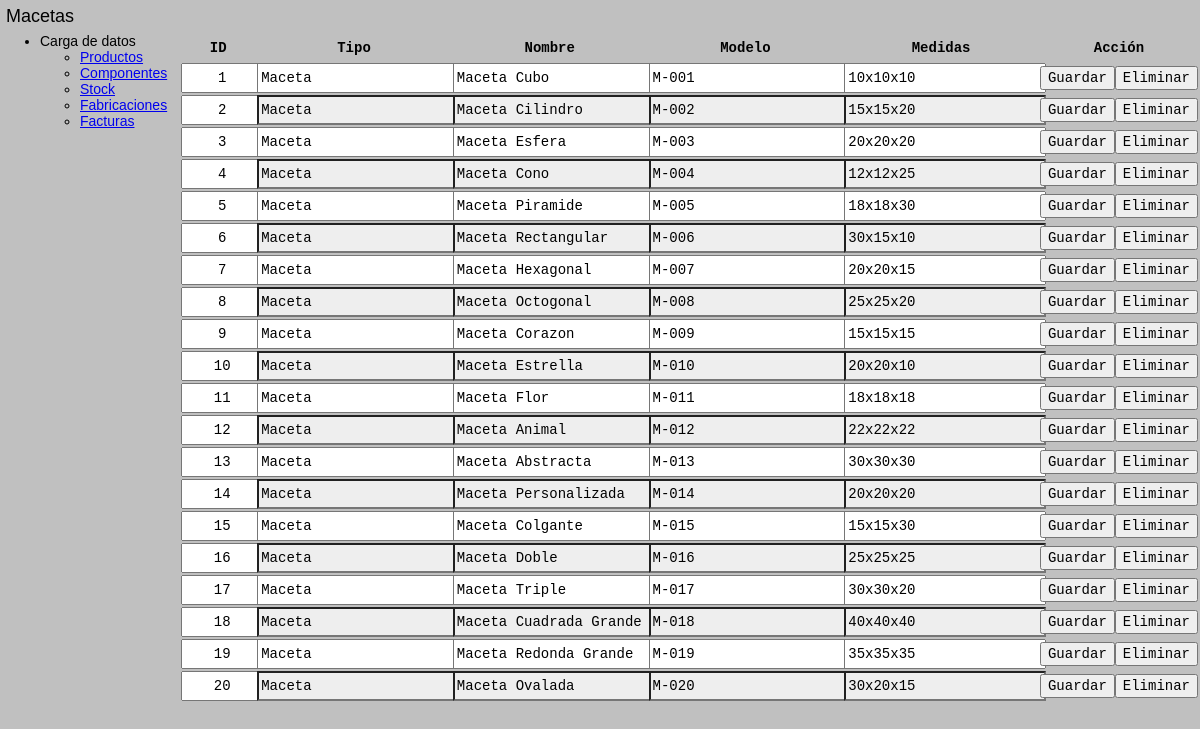
The app's page /productos/, older data.
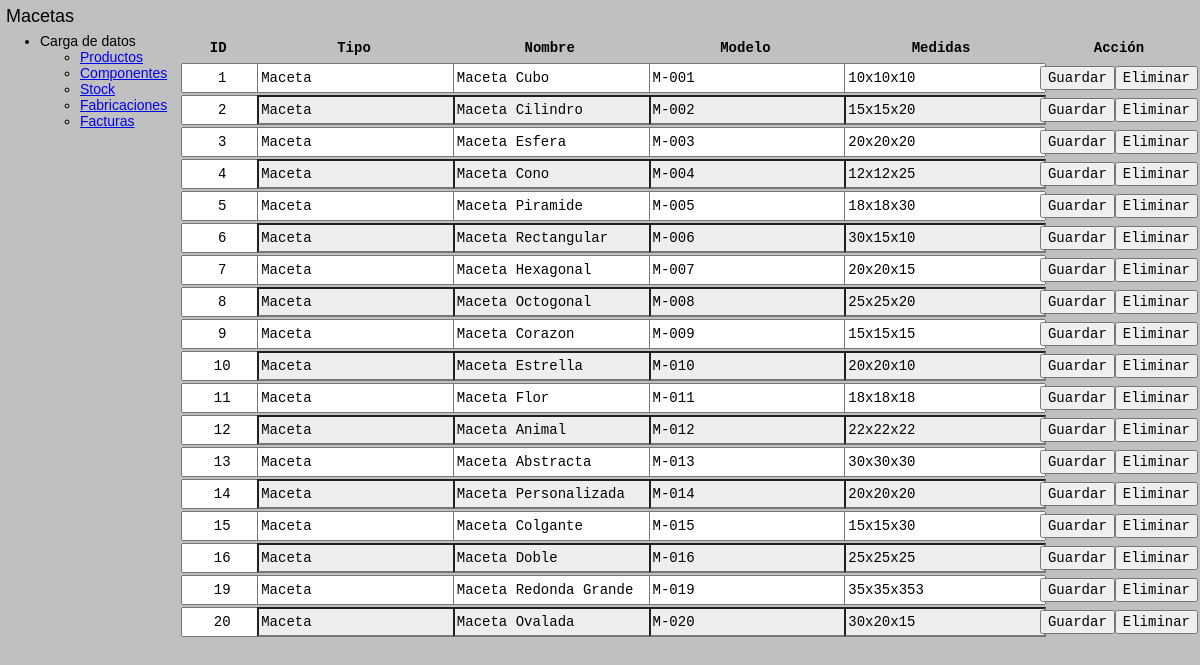
The same page, newer data.
### tables this page shows
CREATE TABLE productos (
    id INTEGER PRIMARY KEY AUTOINCREMENT,
    tipo TEXT NOT NULL,
    nombre TEXT NOT NULL,
    modelo TEXT NOT NULL,
    medidas TEXT NOT NULL,
    habilitado INTEGER NOT NULL DEFAULT 1
);

### app.py (the view)
@APP.route('/productos/', methods=['GET'])
def Productos_Consultar():
    return render_template('/productos.html')

### app.py (called while the page is built)
def Get_DB():
    DB = getattr(g, '_database', None)
    if DB is None:
        DB = g._database = sqlite3.connect(DATABASE)
    return DB

@APP.teardown_appcontext
def Close_DB(exception):
    DB = getattr(g, '_database', None)
    if DB is not None:
        DB.close()

@APP.context_processor
def Inyectar_Productos():
    Productos = fun.Productos(Get_DB())
    return dict(
        productosLista = Productos.Consultar(),
        productosTipos = Productos.Consultar_Tipos()
    )

### funciones.py (called while the page is built)
    def Consultar(self):
        return self.DB.execute('SELECT * FROM productos WHERE habilitado != 0').fetchall()

    def Consultar_Tipos(self):
        return self.DB.execute('SELECT DISTINCT tipo FROM productos WHERE habilitado != 0').fetchall()

### templates/productos.html (shortened to what this page needs)
<!DOCTYPE html>
<html lang='en'>
<head>
    <link rel="stylesheet" href="https://unpkg.com/98.css">
    <link rel='stylesheet' href='{{url_for('static', filename='styles.css')}}'>
</head>
<body>
    <div class="window">
        {% include 'header.html' %}
        <div class="window-body" id="container">
            <div id="aside">
                {% include 'nav.html' %}
            </div>
            <div id="main">
                {% if productosLista %}
                    <div class="sunken-panel">
                        <table class="interactive">
                            <thead>
                                <th class="primerColumna">ID</th>
                                <th>Tipo</th>
                                <th>Nombre</th>
                                <th>Modelo</th>
                                <th>Medidas</th>
                                <th class="ultimaColumna">Acción</th>
                            </thead>
                            {% for producto in productosLista %}
                                <tr>
                                    <form action="/productos/modificar" method="post">
                                        <td class="primerColumna">
                                            <input type="text" name="id_modificar" value="{{producto[0]}}" readonly required>
                                        </td>
                                        <td>
                                            <input type="text" name="tipo_modificar" value="{{producto[1]}}" required>
                                        </td>
                                        <td>
                                            <input type="text" name="nombre_modificar" value="{{producto[2]}}" required>
                                        </td>
                                        <td>
                                            <input type="text" name="modelo_modificar" value="{{producto[3]}}" required>
                                        </td>
                                        <td>
                                            <input type="text" name="medidas_modificar" value="{{producto[4]}}" required>
                                        </td>
                                        <td class="ultimaColumna">
                                            <div>
                                                <input type="submit" value="Guardar">
                                                <form method="post">
                                                    <input type="submit" formaction="/productos/eliminar" value="Eliminar">
                                                </form>
                                            </div>
                                        </td>
                                    </form>
                                </tr>
                            {% endfor %}
                        </table>
                    </div>
                {% endif %}
            </div>
        </div>
    </div>
</body>
</html>

### templates/header.html
<div class="title-bar">
    <div class="title-bar-text">
        <a href="/" style="text-decoration: inherit; color: inherit; font-size: 1.5rem;">Macetas</a>
    </div>
</div>

### templates/nav.html
<ul class="tree-view" id="nav">
    <li>
        Carga de datos
        <ul>
            <li><a href="/productos/">Productos</a></li>
            <li><a href="/componentes/">Componentes</a></li>
            <li><a href="/stock/">Stock</a></li>
            <li><a href="/fabricaciones/">Fabricaciones</a></li>
            <li><a href="/facturas/">Facturas</a></li>
        </ul>
    </li>
</ul>

### static/styles.css (style rules this page uses)
* { margin: 0; font-family: sans-serif; font-size: 14px; }
:root { font-size: 12px; }
html { background: silver; }
.window { min-height: 100dvh; padding: 0; }
.title-bar { padding: 0.5rem; }
#container { display: grid; grid-template-areas: 'aside main'; grid-template-columns: 1fr 9fr; column-gap: 1rem; row-gap: 1rem; height: 100%; }
#aside { grid-area: aside; display: flex; flex-direction: column; row-gap: 1rem; }
#main { grid-area: main; }
table.interactive { width: 100%; }
table.interactive * { font-family: monospace; font-size: 14px; }
table.interactive th { height: 2rem; }
table.interactive tr td { padding: 0; }
table.interactive .primerColumna { width: 6rem; text-align: center; }
table.interactive tr:nth-child(even) input:read-write { background: #EEE; }
table.interactive .primerColumna input { text-align: center; }
table.interactive .ultimaColumna { width: 12rem; }
table.interactive .ultimaColumna div { display: flex; width: 100%; }
table.interactive input { width: 100%; height: 2rem; }

Row changes from the older to the newer data that the page shows:
no longer on this page (row edited): productos: id_modificar "17", tipo_modificar "Maceta", nombre_modificar "Maceta Triple", modelo_modificar "M-017", medidas_modificar "30x30x20"
no longer on this page (row edited): productos: id_modificar "18", tipo_modificar "Maceta", nombre_modificar "Maceta Cuadrada Grande", modelo_modificar "M-018", medidas_modificar "40x40x40"
changed productos "Maceta Redonda Grande": medidas_modificar "35x35x35" → "35x35x353"
